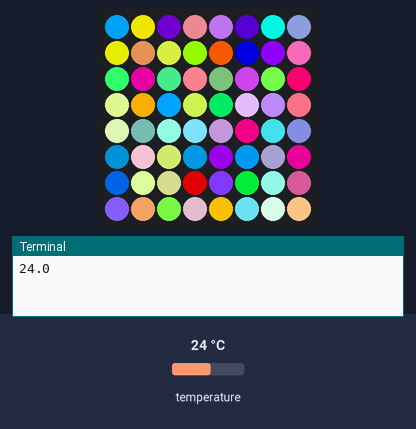
Recording of a program running on a simulated Raspberry Pi (BCM pin numbers) with a Sense HAT. Shown: the Sense HAT's 8×8 RGB LED matrix, the last lines printed to the terminal. The inputs (shaded band) are chosen by the test bench; at power-on: temperature 24 °C. Random numbers come from a fixed seed.

Above: at 0.1 s.
At 4.1 s:
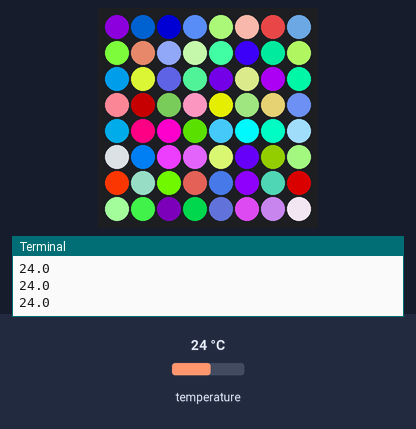
At 9.1 s:
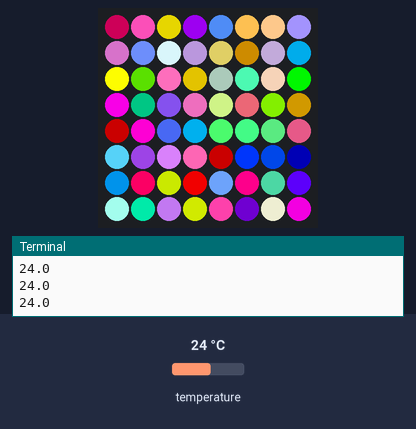
At 19.1 s:
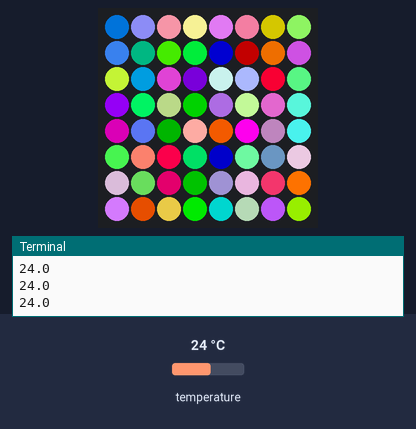
At 29.2 s:
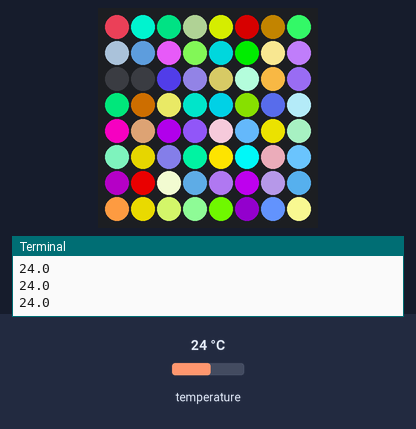
At 39.2 s:
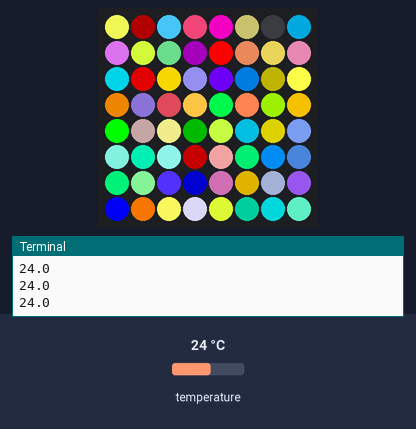

Measured:
- what the display in image 1 shows lasts 1.0 s, from 4.0 s to 5.0 s

The program:

sparkle.py
```python
from sense_hat import SenseHat
from random import randint
from time import sleep
sense = SenseHat()
pixel_list = []


def set_random_rgb():
	rcolor=randint(0,254)
	gcolor=randint(0,254)
	bcolor=randint(0,254)
	return (rcolor, gcolor, bcolor)


for num in range(100000000):
	pixel_list = []
	for i in range(64):
		color = set_random_rgb()
		pixel_list.append(color)
	# print(pixel_list)
	print(sense.get_temperature())
	sense.set_pixels(pixel_list)
	sleep(1)
```
